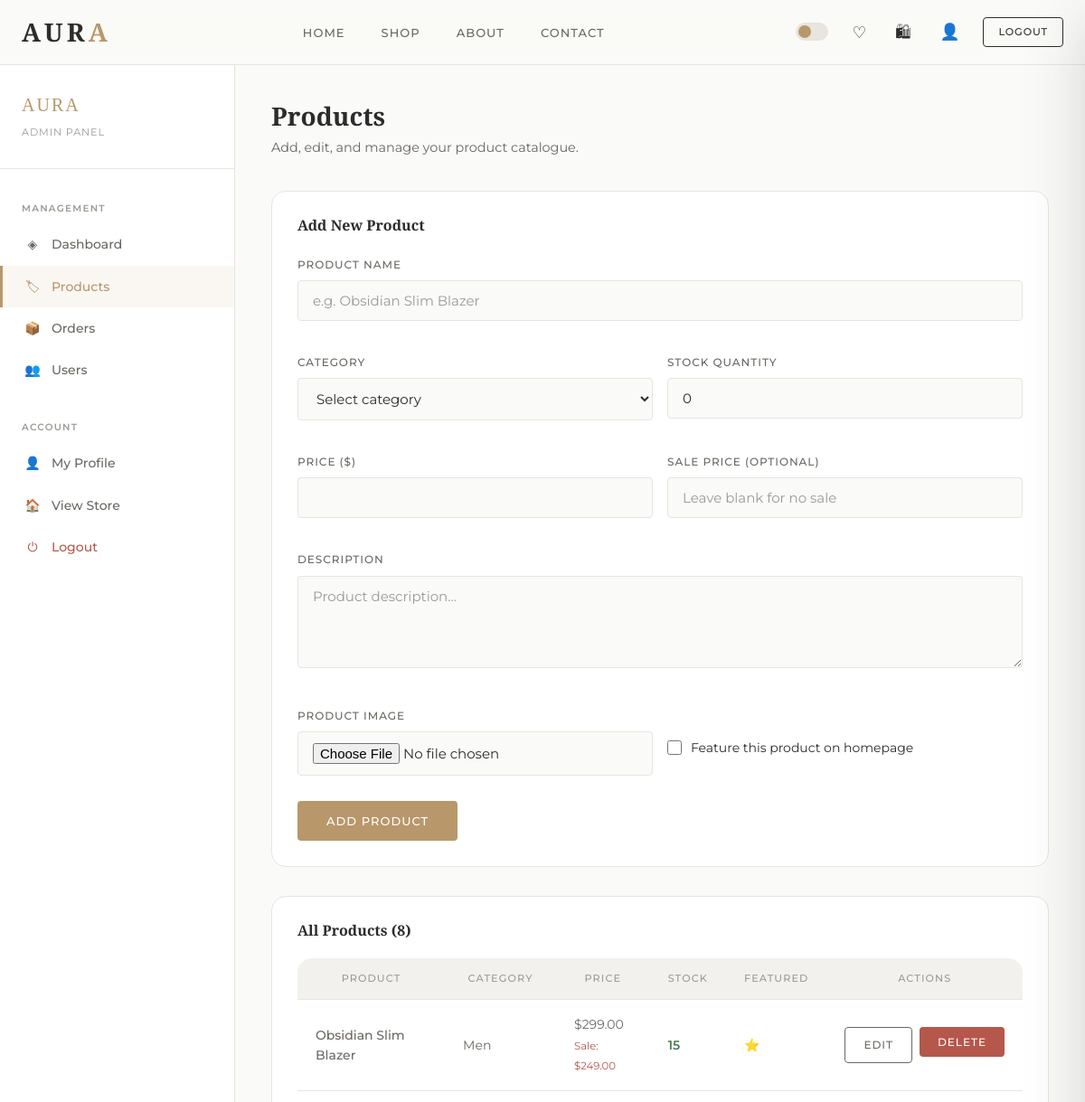
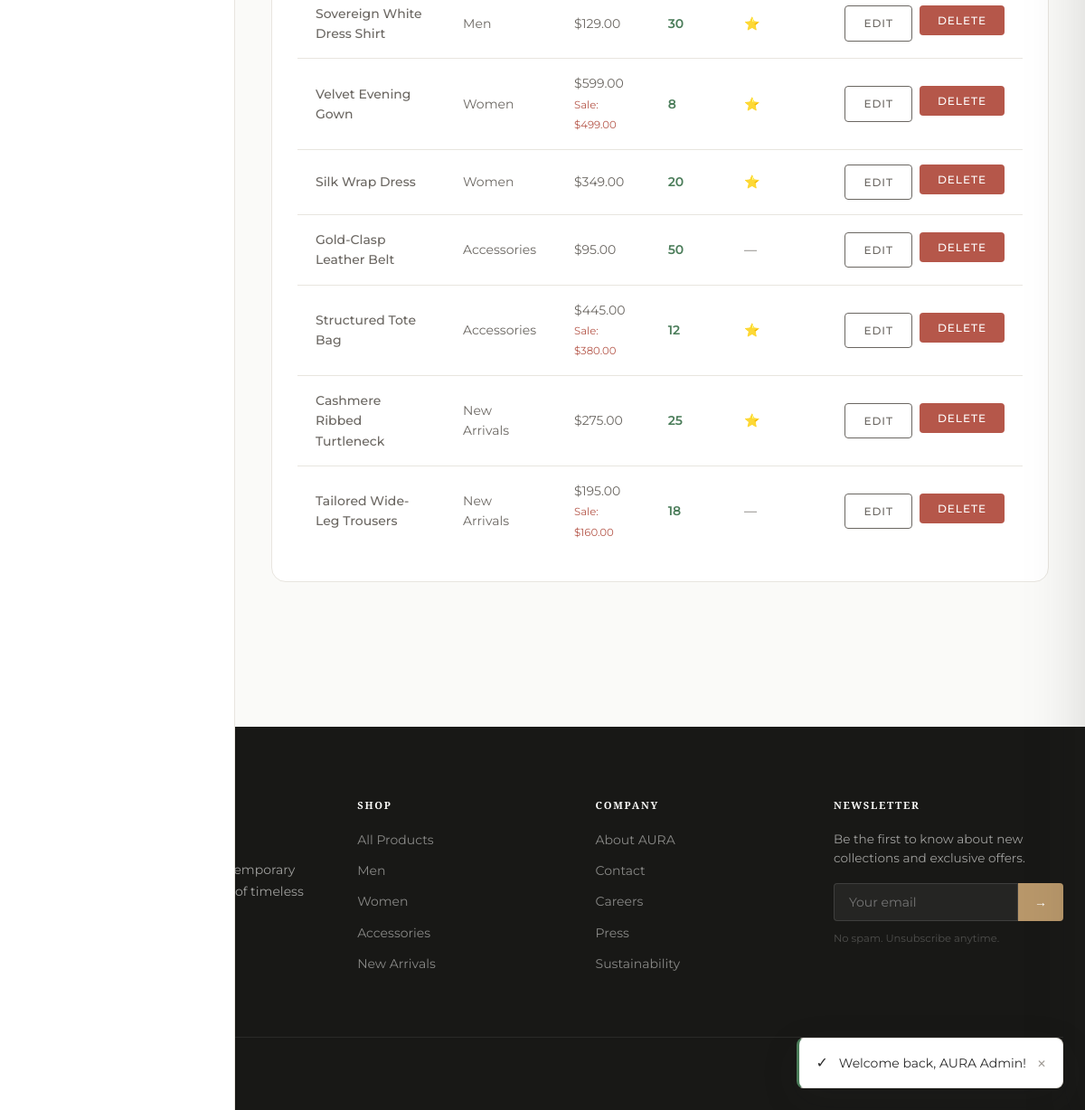
The app's page /public/admin/products.php (signed in) with its own data (2 pictures, top to bottom).
### tables this page shows
CREATE TABLE IF NOT EXISTS products (
    id          INT UNSIGNED AUTO_INCREMENT PRIMARY KEY,
    category_id INT UNSIGNED NOT NULL,
    name        VARCHAR(200) NOT NULL,
    slug        VARCHAR(200) NOT NULL UNIQUE,
    description TEXT,
    price       DECIMAL(10,2) NOT NULL,
    sale_price  DECIMAL(10,2) DEFAULT NULL,
    image       VARCHAR(255) DEFAULT 'default.jpg',
    stock       INT UNSIGNED NOT NULL DEFAULT 0,
    featured    TINYINT(1) NOT NULL DEFAULT 0,
    created_at  TIMESTAMP DEFAULT CURRENT_TIMESTAMP,
    updated_at  TIMESTAMP DEFAULT CURRENT_TIMESTAMP ON UPDATE CURRENT_TIMESTAMP,
    FOREIGN KEY (category_id) REFERENCES categories(id) ON DELETE RESTRICT,
    INDEX idx_category  (category_id),
    INDEX idx_featured  (featured),
    INDEX idx_price     (price)
);

CREATE TABLE IF NOT EXISTS categories (
    id         INT UNSIGNED AUTO_INCREMENT PRIMARY KEY,
    name       VARCHAR(100) NOT NULL,
    slug       VARCHAR(100) NOT NULL UNIQUE,
    created_at TIMESTAMP DEFAULT CURRENT_TIMESTAMP
);

### core/Helpers/Security.php (called while the page is built, shortened)
<?php
class Security
{
    public static function h(mixed $value): string
    {
        return htmlspecialchars((string) $value, ENT_QUOTES | ENT_SUBSTITUTE, 'UTF-8');
    }
}

### core/Database/Connection.php (called while the page is built, shortened)
<?php
class Connection
{
    private static ?Connection $instance = null;
    private PDO $pdo;
    private function __construct()
    {
        $dsn = sprintf(
            'mysql:host=%s;port=%s;dbname=%s;charset=%s',
            DB_HOST, DB_PORT, DB_NAME, DB_CHARSET
        );
        $options = [
            PDO::ATTR_ERRMODE            => PDO::ERRMODE_EXCEPTION,
            PDO::ATTR_DEFAULT_FETCH_MODE => PDO::FETCH_ASSOC,
            PDO::ATTR_EMULATE_PREPARES   => false,
            PDO::MYSQL_ATTR_INIT_COMMAND => "SET NAMES utf8mb4 COLLATE utf8mb4_unicode_ci",
        ];
        try {
            $this->pdo = new PDO($dsn, DB_USER, DB_PASS, $options);
        } catch (PDOException $e) {
            error_log('[AURA DB] Connection failed: ' . $e->getMessage());
            throw new \RuntimeException('Database connection failed. Please try again later.');
        }
    }
    public static function getInstance(): Connection
    {
        if (self::$instance === null) {
            self::$instance = new self();
        }
        return self::$instance;
    }
    public function getPDO(): PDO
    {
        return $this->pdo;
    }
}

### core/Classes/Product.php (called while the page is built, shortened)
<?php
class Product
{
    private PDO $db;
    public function __construct()
    {
        $this->db = Connection::getInstance()->getPDO();
    }
    public function getFiltered(
        int    $page     = 1,
        int    $perPage  = 12,
        string $category = '',
        string $search   = '',
        string $sort     = 'newest'
    ): array {
        $where  = ['1=1'];
        $params = [];
        $orderMap = [
            'price_asc'  => 'p.price ASC',
            'price_desc' => 'p.price DESC',
            'name'       => 'p.name ASC',
            'newest'     => 'p.created_at DESC',
        ];
        $order = $orderMap[$sort] ?? 'p.created_at DESC';
        $whereStr = implode(' AND ', $where);
        $countSql = "SELECT COUNT(*) FROM products p
                     JOIN categories c ON c.id = p.category_id
                     WHERE {$whereStr}";
        $cStmt = $this->db->prepare($countSql);
        $cStmt->execute($params);
        $total = (int) $cStmt->fetchColumn();
        $pages = (int) ceil($total / $perPage);
        $offset = ($page - 1) * $perPage;
        $sql = "SELECT p.*, c.name AS cat_name, c.slug AS cat_slug,
                       COALESCE(AVG(r.rating), 0) AS avg_rating,
                       COUNT(r.id) AS review_count
                FROM products p
                JOIN categories c ON c.id = p.category_id
                LEFT JOIN product_ratings r ON r.product_id = p.id
                WHERE {$whereStr}
                GROUP BY p.id
                ORDER BY {$order}
                LIMIT :limit OFFSET :offset";
        $stmt = $this->db->prepare($sql);
        $stmt->bindValue(':limit',  $perPage, PDO::PARAM_INT);
        $stmt->bindValue(':offset', $offset,  PDO::PARAM_INT);
        $stmt->execute();
        $items = $stmt->fetchAll();
        return compact('items', 'total', 'pages');
    }
}

### public/admin/products.php (the view, shortened to what this page needs)
<?php
require_once CORE_PATH . '/Database/Connection.php';
require_once CORE_PATH . '/Helpers/Security.php';
require_once CORE_PATH . '/Classes/Product.php';
$productModel = new Product();
$editId  = (int)($_GET['edit'] ?? 0);
$editProd = $editId ? $productModel->getById($editId) : null;
$page    = max(1, (int)($_GET['page'] ?? 1));
$result  = $productModel->getFiltered($page, 20);
$products = $result['items'];
require_once VIEWS_PATH . '/partials/head.php';
require_once VIEWS_PATH . '/partials/navbar.php';
?>
<div class="admin-layout">
    <?php require_once VIEWS_PATH . '/admin/sidebar.php'; ?>
    <main class="admin-main">
        <div class="admin-header">
            <h1>Products</h1>
            <p>Add, edit, and manage your product catalogue.</p>
        </div>
        <div class="card" style="margin-bottom:32px" data-aos="fade-up">
            <h2 style="font-size:1rem;margin-bottom:24px">
                <?= $editProd ? 'Edit Product: ' . Security::h($editProd['name']) : 'Add New Product' ?>
            </h2>
            <form method="POST" enctype="multipart/form-data" novalidate>
                <div style="display:grid;grid-template-columns:1fr 1fr;gap:16px">
                    <div class="form-group" style="grid-column:1/-1">
                        <label class="form-label" for="p-name">Product Name</label>
                        <input type="text" id="p-name" name="name" class="form-control"
                               value="<?= Security::h($editProd['name'] ?? '') ?>" required placeholder="e.g. Obsidian Slim Blazer">
                    </div>
                    <div class="form-group">
                        <label class="form-label" for="p-cat">Category</label>
                        <select id="p-cat" name="category_id" class="form-control" required>
                            <option value="">Select category</option>
                        </select>
                    </div>
                    <div class="form-group">
                        <label class="form-label" for="p-stock">Stock Quantity</label>
                        <input type="number" id="p-stock" name="stock" class="form-control"
                               value="<?= Security::h($editProd['stock'] ?? '0') ?>" min="0" required>
                    </div>
                    <div class="form-group">
                        <label class="form-label" for="p-price">Price ($)</label>
                        <input type="number" id="p-price" name="price" class="form-control"
                               value="<?= Security::h($editProd['price'] ?? '') ?>" step="0.01" min="0.01" required>
                    </div>
                    <div class="form-group">
                        <label class="form-label" for="p-sale">Sale Price (optional)</label>
                        <input type="number" id="p-sale" name="sale_price" class="form-control"
                               value="<?= Security::h($editProd['sale_price'] ?? '') ?>" step="0.01" min="0" placeholder="Leave blank for no sale">
                    </div>
                    <div class="form-group" style="grid-column:1/-1">
                        <label class="form-label" for="p-desc">Description</label>
                        <textarea id="p-desc" name="description" class="form-control" rows="4"
                                  placeholder="Product description…"><?= Security::h($editProd['description'] ?? '') ?></textarea>
                    </div>
                    <div class="form-group">
                        <label class="form-label" for="product-image-input">Product Image</label>
                        <input type="file" id="product-image-input" name="image" class="form-control"
                               accept="image/jpeg,image/png,image/webp">
                    </div>
                    <div class="form-group" style="display:flex;align-items:flex-end;padding-bottom:20px">
                        <label style="display:flex;align-items:center;gap:10px;cursor:pointer">
                            <input type="checkbox" name="featured" value="1"
                                   <?= !empty($editProd['featured']) ? 'checked' : '' ?>
                                   style="width:16px;height:16px;accent-color:var(--color-gold)">
                            <span style="font-size:.875rem">Feature this product on homepage</span>
                        </label>
                    </div>
                </div>
                <div style="display:flex;gap:12px;margin-top:8px">
                    <button type="submit" class="btn btn-primary">
                        <?= $editProd ? 'Save Changes' : 'Add Product' ?>
                    </button>
                </div>
            </form>
        </div>
        <div class="card" data-aos="fade-up">
            <h2 style="font-size:1rem;margin-bottom:20px">All Products (<?= $result['total'] ?>)</h2>
            <div class="table-wrap">
                <table class="table">
                    <thead>
                        <tr>
                            <th>Product</th>
                            <th>Category</th>
                            <th>Price</th>
                            <th>Stock</th>
                            <th>Featured</th>
                            <th>Actions</th>
                        </tr>
                    </thead>
                    <tbody>
                        <?php foreach ($products as $p): ?>
                        <tr style="<?= $p['stock'] < 5 ? 'background:rgba(199,136,45,.04)' : '' ?>">
                            <td>
                                <div style="display:flex;align-items:center;gap:10px">
                                    <span style="font-weight:500;font-size:.875rem"><?= Security::h($p['name']) ?></span>
                                </div>
                            </td>
                            <td><?= Security::h($p['cat_name']) ?></td>
                            <td>
                                $<?= number_format((float)$p['price'], 2) ?>
                                <?php if ($p['sale_price']): ?>
                                <br><small style="color:var(--color-danger)">Sale: $<?= number_format((float)$p['sale_price'], 2) ?></small>
                                <?php endif; ?>
                            </td>
                            <td>
                                <span style="font-weight:600;color:<?= $p['stock'] == 0 ? 'var(--color-danger)' : ($p['stock'] < 5 ? 'var(--color-warning)' : 'var(--color-success)') ?>">
                                    <?= $p['stock'] ?>
                                </span>
                            </td>
                            <td><?= $p['featured'] ? '⭐' : '—' ?></td>
                            <td>
                                <div style="display:flex;gap:8px">
                                    <a href="?edit=<?= $p['id'] ?>" class="btn btn-outline btn-sm">Edit</a>
                                    <form method="POST" onsubmit="return confirm('Delete this product?')">
                                        <button type="submit" class="btn btn-danger btn-sm">Delete</button>
                                    </form>
                                </div>
                            </td>
                        </tr>
                        <?php endforeach; ?>
                    </tbody>
                </table>
            </div>
        </div>
    </main>
</div>
<?php require_once VIEWS_PATH . '/partials/footer.php'; ?>

### records on screen
products: name "Obsidian Slim Blazer", category.name "Men", price "299.00", sale_price "249.00", stock "15"
products: name "Sovereign White Dress Shirt", category.name "Men", price "129.00", stock "30"
products: name "Velvet Evening Gown", category.name "Women", price "599.00", sale_price "499.00", stock "8"
products: name "Silk Wrap Dress", category.name "Women", price "349.00", stock "20"
products: name "Gold-Clasp Leather Belt", category.name "Accessories", price "95.00", stock "50"
products: name "Structured Tote Bag", category.name "Accessories", price "445.00", sale_price "380.00", stock "12"
products: name "Cashmere Ribbed Turtleneck", category.name "New Arrivals", price "275.00", stock "25"
products: name "Tailored Wide-Leg Trousers", category.name "New Arrivals", price "195.00", sale_price "160.00", stock "18"

### other values on screen
Security::h($label) "HOME"
Security::h($label) "SHOP"
Security::h($label) "ABOUT"
Security::h($label) "CONTACT"
$info['icon'] "◈"
Security::h($info['label']) "Dashboard"
$info['icon'] "🏷"
Security::h($info['label']) "Products"
$info['icon'] "📦"
Security::h($info['label']) "Orders"
$info['icon'] "👥"
Security::h($info['label']) "Users"
$result['total'] "8"
